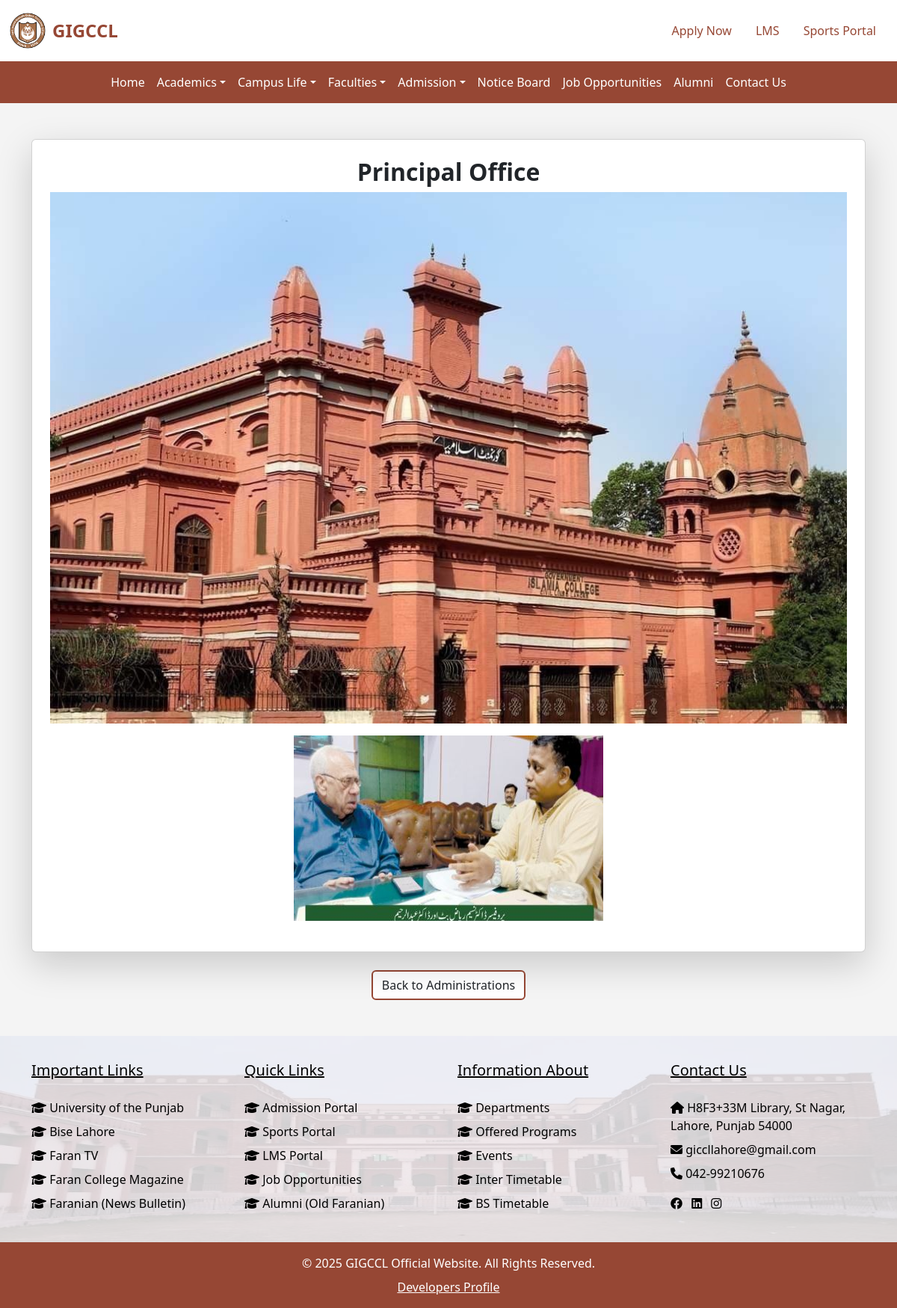
Screenshot of /academics/administrations/1/ with the database file from the repository.
### Academics/models.py (models this page shows, shortened)
class Administration(models.Model):
    name = models.CharField(max_length=255)
    image = models.ImageField(upload_to='administration/')
    administration_detail = CKEditor5Field(config_name='extends')
    created_at = models.DateTimeField(default=timezone.now)

### Academics/views.py (the view)
# urls.py: path('administrations/<int:administrations_id>/', views.administration_detail, name='administration_detail'),
def administration_detail(request, administrations_id):
    administration = Administration.objects.get(id=administrations_id)
    return render(request, 'Academics/administration_detail.html', {'administration': administration})

### Academics/templates/Academics/administration_detail.html (shortened to what this page needs)
{% extends 'base.html' %}
{% block content %}
<section class="container my-5" data-aos="fade-up" data-aos-duration="1000">
    <div class="card shadow-lg p-4 administration_detail">
        {{ administration.administration_detail|safe }}
    </div>
    <div class="text-center mt-4">
        <a href="{% url 'administrations' %}" class="btn custom-btn">Back to Administrations</a>
    </div>
</section>
{% endblock %}

### static/css/styles.css (style rules this page uses)
body { background-color: #f4f4f4; }

### Academics/templates/Academics/administration_detail.html (style rules this page uses)
.custom-btn { background-color: white; border: 2px solid #964734; }
.administration_detail img { max-width: 100%; height: auto; display: block; margin: auto; float: none !important; }

### rows the page displays
Administration: administration_detail "Principal Office", administration_detail (picture)
